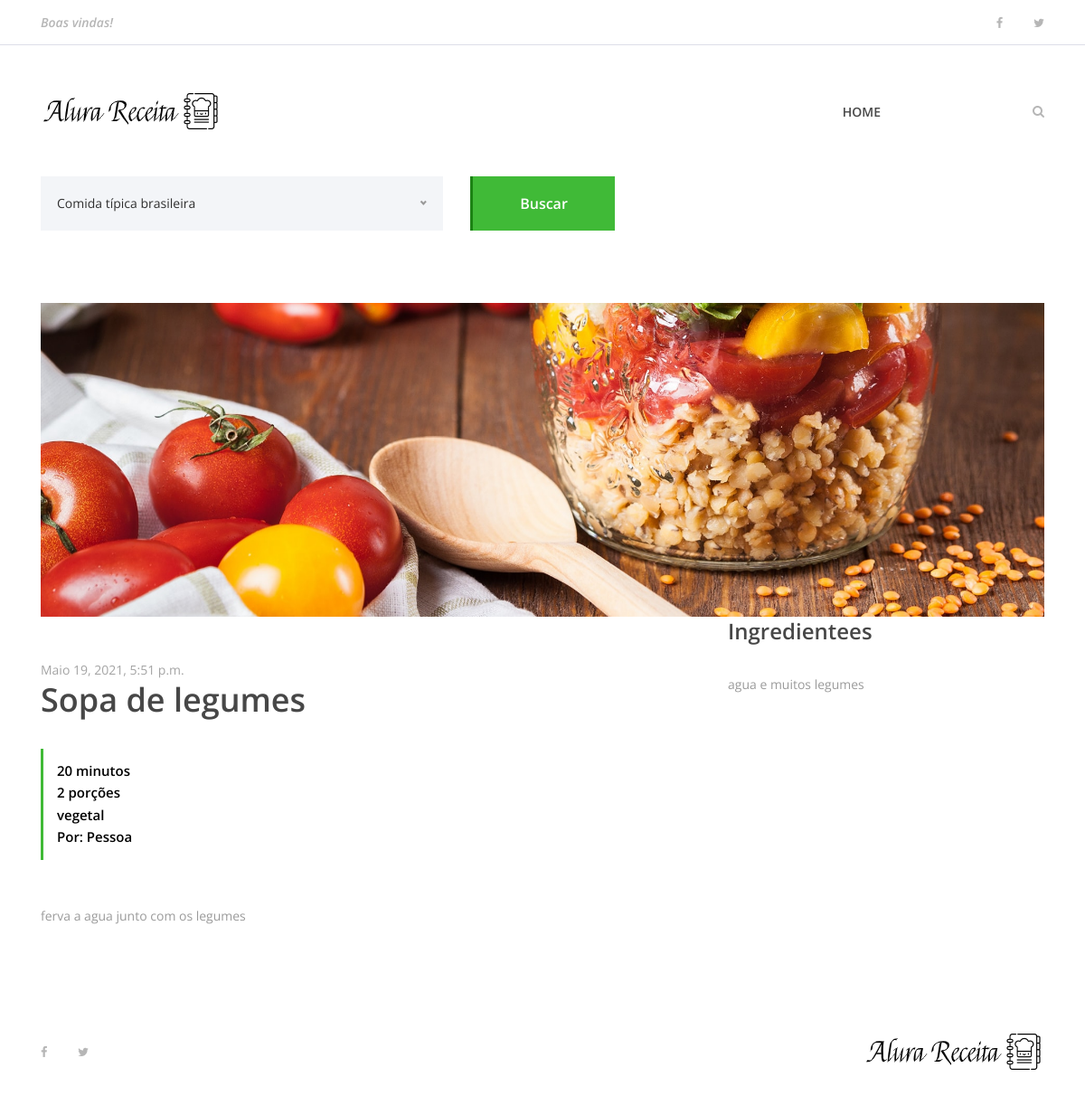
Before: /1 with the older database file.
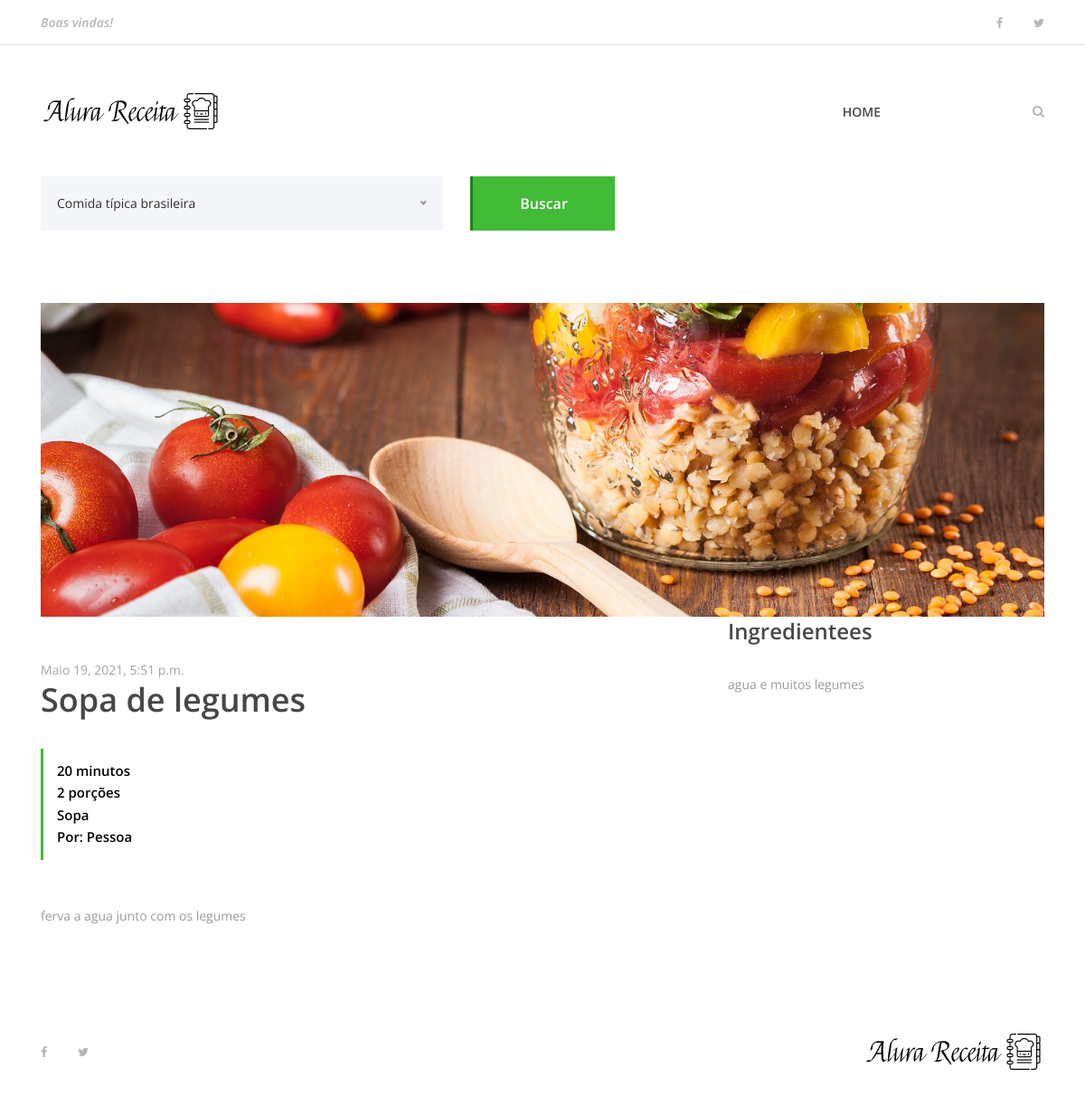
After: the same page with the newer database file.
### receitas/models.py (models this page shows)
class receita(models.Model):
    nome_receita = models.CharField(max_length=200)
    ingredientes = models.TextField()
    modo_preparo = models.TextField()
    tempo_preparo = models.IntegerField()
    rendimento = models.CharField(max_length=100)
    categoria = models.CharField(max_length=100)
    data_receita =models.DateTimeField(default=datetime.now, blank=True)

### receitas/views.py (the view)
# urls.py: path('<int:receita_id>', views.Receita, name='receita')
def Receita(request, receita_id):
    recipe = get_object_or_404(receita, pk=receita_id)
    receita_a_exibir = {
        'receita' : recipe
    }
    return render(request, 'receita.html', receita_a_exibir)

### receitas/templates/receita.html (shortened to what this page needs)
{% extends 'base.html' %}
{% load static%}
{% block content %}
{% include 'partials/menu.html' %}
<div class="receipe-post-search mb-80">
    <div class="container">
        <form action="#" method="post">
            <div class="row">
                <div class="col-12 col-lg-5">
                </div>
                <div class="col-12 col-lg-2 text-right">
                    <button type="submit" class="btn delicious-btn">Buscar</button>
                </div>
            </div>
        </form>
    </div>
</div>
<div class="container">
    <div class="row">
        <div class="col-12">
            <div class="receipe-slider owl-carousel">
                <img src="{% static 'img/bg-img/tomate_banner.jpg' %}">
            </div>
        </div>
    </div>
</div>
<div class="receipe-content-area">
    <div class="container">
        <div class="row">
            <div class="col-12 col-md-8">
                <div class="receipe-headline my-5">
                    <span>{{ receita.data_receita }}</span>
                    <h2>{{ receita.nome_receita }}</h2>
                    <div class="receipe-duration">
                        <h6>{{ receita.tempo_preparo }} minutos</h6>
                        <h6>{{ receita.rendimento }}</h6>
                        <h6>{{ receita.categoria }}</h6>
                        <h6>Por: Pessoa</h6>
                    </div>
                </div>
            </div>
            <div class="col-12 col-lg-4">
                <div class="ingredients">
                    <h4>Ingredientees</h4>
                    <div class="ingredients">
                        <p>{{ receita.ingredientes }}</p>
                    </div>
                </div>
            </div>
        </div>
        <div class="row">
            <div class="col-12 col-lg-8">
                <div class="single-preparation-step d-flex">
                    <p>{{ receita.modo_preparo }}</p>
                </div>
            </div>
            {% include 'partials/footer.html' %}
            {% endblock %}

### receitas/templates/base.html (shortened to what this page needs)
{% load static %}
<!DOCTYPE html>
<html lang="en">
<head>
    <link rel="stylesheet" href="{% static 'site.css' %}">
</head>
<body>
        {% block content %} {% endblock %}
</body>
</html>

### receitas/templates/partials/menu.html (shortened to what this page needs)
{% load static %}
    <header class="header-area">
        <div class="top-header-area">
            <div class="container h-100">
                <div class="row h-100 align-items-center justify-content-between">
                    <div class="col-12 col-sm-6">
                        <div class="breaking-news">
                            <div id="breakingNewsTicker" class="ticker">
                                <ul>
                                    <li><a href="">Boas vindas!</a></li>
                                </ul>
                            </div>
                        </div>
                    </div>
                    <div class="col-12 col-sm-6">
                        <div class="top-social-info text-right">
                            <a href=""><i class="fa fa-facebook" aria-hidden="true"></i></a>
                            <a href=""><i class="fa fa-twitter" aria-hidden="true"></i></a>
                        </div>
                    </div>
                </div>
            </div>
        </div>
        <div class="delicious-main-menu">
            <div class="classy-nav-container breakpoint-off">
                <div class="container">
                    <nav class="classy-navbar justify-content-between" id="deliciousNav">
                        <a class="nav-brand" href="{% url 'index' %}"><img src="{% static 'img/core-img/logo.png' %}" alt=""></a>
                        <div class="classy-menu">
                            <div class="classynav">
                                <ul>
                                    <li><a href="{% url 'index' %}">Home</a></li>
                                </ul>
                                <div class="search-btn">
                                    <i class="fa fa-search" aria-hidden="true"></i>
                                </div>
                            </div>
                        </div>
                    </nav>
                </div>
            </div>
        </div>
    </header>

### receitas/templates/partials/footer.html
{% load static %}
<footer class="footer-area">
    <div class="container h-100">
        <div class="row h-100">
            <div class="col-12 h-100 d-flex flex-wrap align-items-center justify-content-between">
                <div class="footer-social-info text-right">
                    <a href="#"><i class="fa fa-facebook" aria-hidden="true"></i></a>
                    <a href="#"><i class="fa fa-twitter" aria-hidden="true"></i></a>
                </div>
                <div class="footer-logo">
                    <a href="{% url 'index' %}"><img src="{% static 'img/core-img/logo.png' %}" alt=""></a>
                </div>
            </div>
        </div>
    </div>
</footer>

### alurareceita/static/site.css (style rules this page uses)
* { margin: 0; padding: 0; }
body { font-family: "Open Sans", sans-serif; font-size: 14px; }
h1, h2, h3, h4, h5, h6 { color: #000000; line-height: 1.3; font-weight: 600; }
p { color: #9b9b9b; font-size: 14px; line-height: 2; font-weight: 400; }
a, a:hover, a:focus { -webkit-transition-duration: 500ms; transition-duration: 500ms; text-decoration: none; outline: 0 solid transparent; color: #000000; font-weight: 600; font-size: 14px; color: #474747; }
ul, ol { margin: 0; }
ul li, ol li { list-style: none; }
img { height: auto; max-width: 100%; }
.mb-80 { margin-bottom: 80px !important; }
.delicious-btn { display: inline-block; min-width: 160px; height: 60px; color: #ffffff; border: none; border-left: 3px solid #1c8314; border-radius: 0; padding: 0 30px; font-size: 16px; line-height: 58px; font-weight: 600; -webkit-transition-duration: 500ms; transition-duration: 500ms; text-transform: capitalize; background-color: #40ba37; }
.header-area { position: relative; z-index: 100; width: 100%; }
.header-area .top-header-area { width: 100%; height: 50px; background-color: #ffffff; border-bottom: 1px solid #dddee9; }
.header-area .top-header-area .breaking-news { position: relative; z-index: 1; }
.header-area .top-header-area .breaking-news .ticker { width: 100%; text-align: left; position: relative; overflow: hidden; }
.header-area .top-header-area .breaking-news .ticker ul { width: 100%; position: relative; z-index: 1; }
.header-area .top-header-area .breaking-news .ticker ul li { display: none; width: 100%; }
.header-area .top-header-area .breaking-news .ticker ul li a { font-size: 14px; color: #b6b6b6; font-style: italic; }
.header-area .top-header-area .top-social-info a { display: inline-block; color: #b6b6b6; font-size: 13px; margin-right: 30px; }
.header-area .top-header-area .top-social-info a:last-child { margin-right: 0; }
.header-area .delicious-main-menu { position: relative; width: 100%; z-index: 100; height: 145px; }
.header-area .delicious-main-menu .classy-nav-container { background-color: transparent; }
.header-area .delicious-main-menu .classy-navbar { height: 145px; padding: 0; }
.header-area .delicious-main-menu .classy-navbar .classynav ul li a { font-weight: 600; }
.header-area .delicious-main-menu .classy-navbar .classynav > ul > li > a { text-transform: uppercase; padding: 12px 18px 11px; background-color: transparent; border-bottom: 3px solid transparent; line-height: 1; color: #474747; font-weight: 600; }
.header-area .delicious-main-menu .classynav .search-btn { color: #b6b6b6; margin-left: 150px; cursor: pointer; -webkit-transition-duration: 500ms; transition-duration: 500ms; }
.header-area .delicious-main-menu .classynav .search-btn i { -webkit-transition-duration: 500ms; transition-duration: 500ms; }
.receipe-post-search { position: relative; z-index: 20; }
.receipe-slider { position: relative; z-index: 1; }
.receipe-headline span { font-size: 14px; display: block; color: #a4a4a4; margin-bottom: 0; }
.receipe-headline h2 { font-size: 36px; color: #474747; margin-bottom: 30px; }
.receipe-headline .receipe-duration { border-left: 3px solid #40ba37; padding: 15px; }
.receipe-headline .receipe-duration h6 { font-size: 15px; margin-bottom: 5px; }
.receipe-headline .receipe-duration h6:last-child { margin-bottom: 0; }
.single-preparation-step { position: relative; z-index: 1; margin-bottom: 50px; }
.ingredients h4 { color: #474747; margin-bottom: 30px; }
.footer-area { position: relative; z-index: 1; width: 100%; height: 140px; background-color: #ffffff; }
.footer-area .footer-social-info { padding-right: 15px; }
.footer-area .footer-social-info a { display: inline-block; color: #b6b6b6; font-size: 13px; margin-right: 30px; }
.footer-area .footer-social-info a:last-child { margin-right: 0; }

Changed rows visible on the page:
changed receita "Sopa de legumes": categoria "vegetal" → "Sopa"
